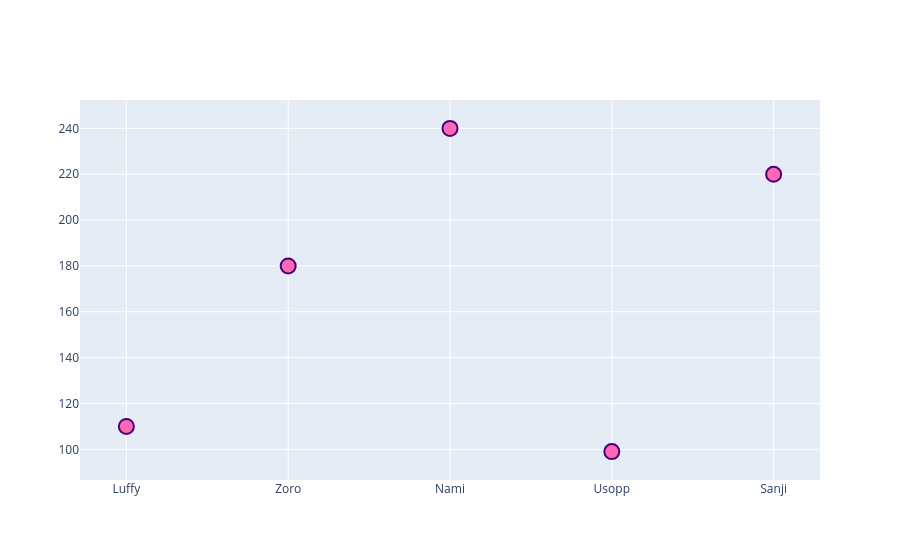

The code cell stored with this chart in its notebook:
### Code cell
#customing plotly graphs with dict
graph=go.Figure()
graph.add_trace(go.Scatter(x=x1,y=y1,mode='markers',
                marker=dict(size=15,color='hotpink',
                opacity=1,
                line=dict(width=2,color='indigo'))))

### Figure 1 — Plotly figure (JSON) as saved in the notebook; plotly's stock layout.template omitted (floating-point values rounded to 4 significant figures)
{"data": [{"marker": {"color": "hotpink", "line": {"color": "indigo", "width": 2}, "opacity": 1, "size": 15}, "mode": "markers", "type": "scatter", "x": ["Luffy", "Zoro", "Nami", "Usopp", "Sanji"], "y": [110, 180, 240, 99, 220]}], "layout": {}}
